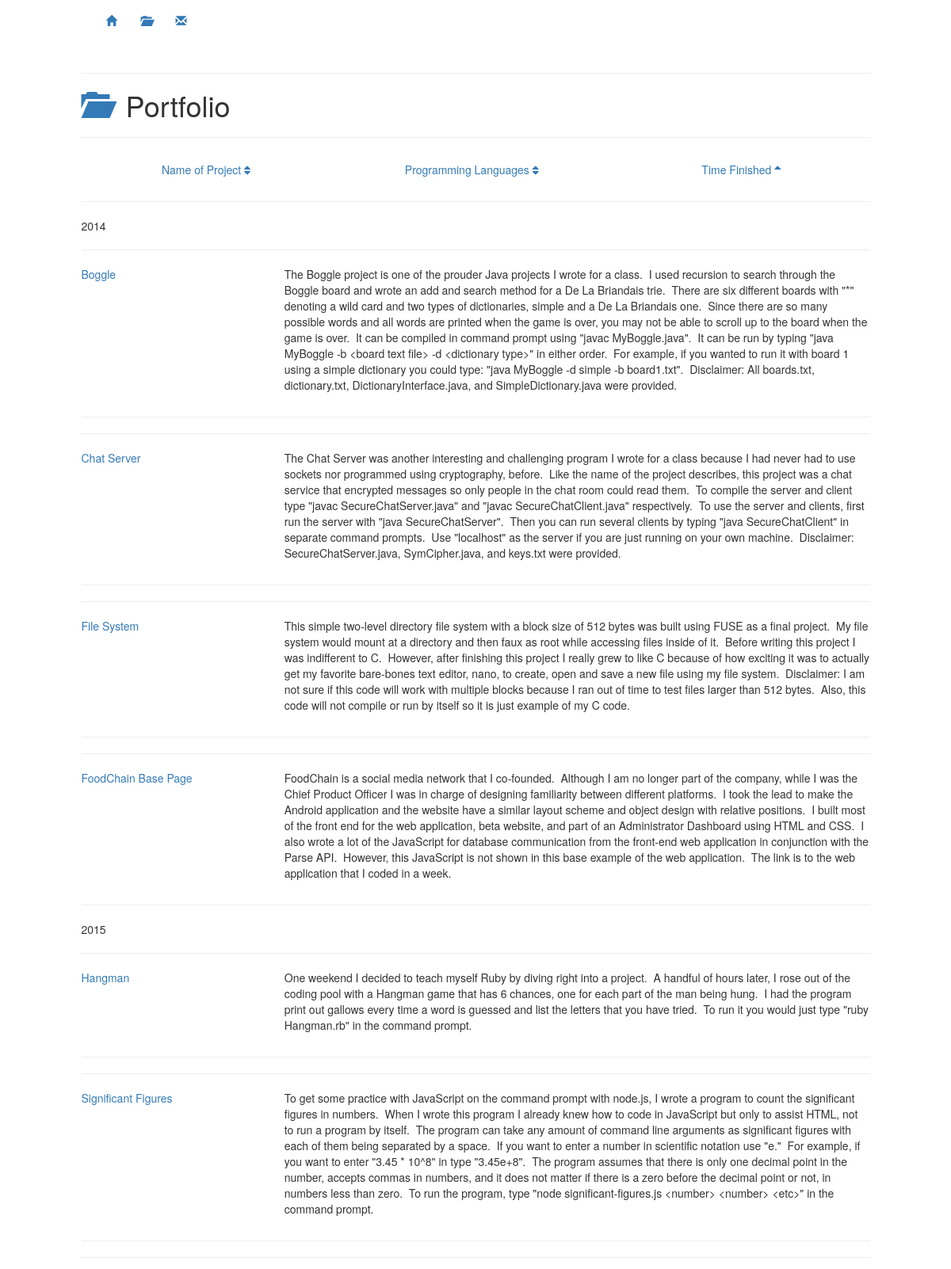
Screenshot of /portfolio.php?time=fa-sort-asc (upper part) with the database file from the repository.
### server_functionality/portfolio-functions.php (the view, shortened to what this page needs)
<?php
    class PortfolioSort
    {
        function __construct()
        {
            $this->portfolioDB = new mysqli( "localhost", "root", "jfelen62", "personal website" );
            $this->updateSortingFunctions();
        }
        public function getSortedProjects()
        {
            $output = "<hr class=\"color-border\">";
            while( $row = $this->result->fetch_assoc() )
            {
                $output .= $this->getTierChange( $row );
                $output .= "
                <hr class=\"color-border\">
                <div class=\"row vertical-center\">
                    <div class=\"col-xs-3\">
                        <p class=\"font-title font-large font-center colored-link rotate\">
                            <a href=\"{$row[ "Link" ]}\" title=\"{$row[ "Link" ]}\" target=\"_blank\">{$row[ "Name" ]}</a>
                        </p>
                    </div>
                    <div class=\"col-xs-9\">
                        <p class=\"font-main font-center font-small color\">{$row[ "Description" ]}</p>
                    </div>
                </div>
                <hr class=\"color-border\">";
            }
            $output .= "<hr class=\"color-border\">";
            return $output;
        }
        private function getTierChange( $row )
        {
            $prevComparator = $this->currComparator;
            if( $this->sortType === "NAME" && $this->currComparator !== $row[ "Name" ][ 0 ] )
            {
                $this->currComparator = $row[ "Name" ][ 0 ];
            }
            else if( $this->sortType === "YEAR" && $this->currComparator !== date( "Y", strtotime( $row[ "Month Finished" ] ) ) )
            {
                $this->currComparator = date( "Y", strtotime( $row[ "Month Finished" ] ) );
            }
            else if( $this->sortType === "LANG" && $this->currComparator !== $row[ "Programming Languages" ] )
            {
                $this->currComparator = $row[ "Programming Languages" ];
            }
            if( $prevComparator !== $this->currComparator )
            {
                return "<p class=\"font-title font-header font-center color\">{$this->currComparator}</p>";
            }
            else
            {
                return "";
            }
        }
        private function getNextHref( $currHref )
        {
            if( $currHref === "fa-sort" )
            {
                return "fa-sort-asc";
            }
            else if( $currHref === "fa-sort-asc" )
            {
                return "fa-sort-desc";
            }
            else
            {
                return "fa-sort-asc";
            }
        }
        private function queryProjects( $currSortChoice, $orderAttribute )
        {
            if( $currSortChoice === "fa-sort-asc" )
            {
                $result = $this->portfolioDB->query( "SELECT * FROM `project descriptions` ORDER BY `{$orderAttribute}` ASC" );
            }
            else if( $currSortChoice === "fa-sort-desc" )
            {
                $result = $this->portfolioDB->query( "SELECT * FROM `project descriptions` ORDER BY `{$orderAttribute}` DESC" );
            }
            if( !$result )
            {
                die( "Error with query" );
            }
            else
            {
                return $result;
            }
        }
        private function updateSortingFunctions()
        {
            if( isset( $_GET[ "name" ] ) )
            {
                $this->name = $_GET[ "name" ];
                $this->result = $this->queryProjects( $this->name, "Name" );
                $this->currComparator = "";
                $this->sortType = "NAME";
                $this->time = "fa-sort";
                $this->nextTime = "fa-sort-asc";
                $this->lang = "fa-sort";
                $this->nextLang = "fa-sort-asc";
                $this->nextName = $this->getNextHref( $this->name );
            }
            else if( isset( $_GET[ "time" ] ) )
            {
                $this->time = $_GET[ "time" ];
                $this->result = $this->queryProjects( $this->time, "Month Finished" );
                $this->currComparator = "";
                $this->sortType = "YEAR";
            }
        }
    }
?>

### rows the page displays
project descriptions: Month Finished "2014", Name "Boggle", Description "The Boggle project is one of the prouder Java projects I wrote for a class. I used recursion to search through the Boggle board and wrote an add and search method for a De La Briandais trie. There are six different boards with \"*\" denoting a wild card and two types of dictionaries, simple and a De La Briandais one. Since there are so many possible words and all words are printed when the game is over, you may not be able to scroll up to the board when the game is over. It can be compiled in command prompt using \"javac MyBoggle.java\". It can be run by typing \"java MyBoggle -b <board text file> -d <dictionary type>\" in either order. For example, if you wanted to run it with board 1 using a…"
project descriptions: Name "Chat Server", Description "The Chat Server was another interesting and challenging program I wrote for a class because I had never had to use sockets nor programmed using cryptography, before. Like the name of the project describes, this project was a chat service that encrypted messages so only people in the chat room could read them. To compile the server and client type \"javac SecureChatServer.java\" and \"javac SecureChatClient.java\" respectively. To use the server and clients, first run the server with \"java SecureChatServer\". Then you can run several clients by typing \"java SecureChatClient\" in separate command prompts. Use \"localhost\" as the server if you are just running on your own machine. Disclaimer:…"
project descriptions: Name "File System", Description "This simple two-level directory file system with a block size of 512 bytes was built using FUSE as a final project. My file system would mount at a directory and then faux as root while accessing files inside of it. Before writing this project I was indifferent to C. However, after finishing this project I really grew to like C because of how exciting it was to actually get my favorite bare-bones text editor, nano, to create, open and save a new file using my file system. Disclaimer: I am not sure if this code will work with multiple blocks because I ran out of time to test files larger than 512 bytes. Also, this code will not compile or run by itself so it is just example of my C code."
project descriptions: Name "FoodChain Base Page", Description "FoodChain is a social media network that I co-founded. Although I am no longer part of the company, while I was the Chief Product Officer I was in charge of designing familiarity between different platforms. I took the lead to make the Android application and the website have a similar layout scheme and object design with relative positions. I built most of the front end for the web application, beta website, and part of an Administrator Dashboard using HTML and CSS. I also wrote a lot of the JavaScript for database communication from the front-end web application in conjunction with the Parse API. However, this JavaScript is not shown in this base example of the web application. The link…"
project descriptions: Month Finished "2015", Name "Hangman", Description "One weekend I decided to teach myself Ruby by diving right into a project. A handful of hours later, I rose out of the coding pool with a Hangman game that has 6 chances, one for each part of the man being hung. I had the program print out gallows every time a word is guessed and list the letters that you have tried. To run it you would just type \"ruby Hangman.rb\" in the command prompt."
project descriptions: Name "Significant Figures", Description "To get some practice with JavaScript on the command prompt with node.js, I wrote a program to count the significant figures in numbers. When I wrote this program I already knew how to code in JavaScript but only to assist HTML, not to run a program by itself. The program can take any amount of command line arguments as significant figures with each of them being separated by a space. If you want to enter a number in scientific notation use \"e .\" For example, if you want to enter \"3.45 * 10^8\" in type \"3.45e+8\". The program assumes that there is only one decimal point in the number, accepts commas in numbers, and it does not matter if there is a zero before the decimal point or not, in…"

### other values shown
$pageName "Portfolio"
